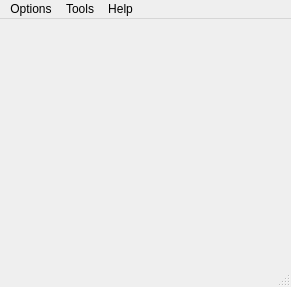
<?xml version="1.0" encoding="UTF-8"?>
<ui version="4.0">
 <class>MainWindow</class>
 <widget class="QMainWindow" name="MainWindow">
  <property name="geometry">
   <rect>
    <x>0</x>
    <y>0</y>
    <width>291</width>
    <height>287</height>
   </rect>
  </property>
  <property name="windowTitle">
   <string>MainWindow</string>
  </property>
  <widget class="QWidget" name="centralwidget"/>
  <widget class="QMenuBar" name="menubar">
   <property name="geometry">
    <rect>
     <x>0</x>
     <y>0</y>
     <width>291</width>
     <height>21</height>
    </rect>
   </property>
   <widget class="QMenu" name="menuOptions">
    <property name="title">
     <string>Options</string>
    </property>
    <widget class="QMenu" name="menuCutting_settings">
     <property name="title">
      <string>Cutting settings</string>
     </property>
     <addaction name="actionOxyfuel"/>
     <addaction name="actionPlasma"/>
    </widget>
    <addaction name="actionSettings"/>
    <addaction name="menuCutting_settings"/>
    <addaction name="separator"/>
    <addaction name="actionClose"/>
   </widget>
   <widget class="QMenu" name="menuTools">
    <property name="title">
     <string>Tools</string>
    </property>
    <widget class="QMenu" name="menuRectangles">
     <property name="title">
      <string>Rectangles</string>
     </property>
     <addaction name="actionRectangle"/>
     <addaction name="actionRectangle_with_center_hole"/>
     <addaction name="actionRectangle_with_chanfer_corners"/>
    </widget>
    <widget class="QMenu" name="menuCircles">
     <property name="title">
      <string>Circles</string>
     </property>
     <addaction name="actionDonut"/>
     <addaction name="actionCircle"/>
    </widget>
    <widget class="QMenu" name="menuTriangles">
     <property name="title">
      <string>Triangles</string>
     </property>
     <addaction name="actionRight_triangle"/>
     <addaction name="actionTriangle_with_ends_cut"/>
    </widget>
    <addaction name="menuRectangles"/>
    <addaction name="menuCircles"/>
    <addaction name="menuTriangles"/>
   </widget>
   <widget class="QMenu" name="menuHelp">
    <property name="title">
     <string>Help</string>
    </property>
    <addaction name="actionAbout"/>
   </widget>
   <addaction name="menuOptions"/>
   <addaction name="menuTools"/>
   <addaction name="menuHelp"/>
  </widget>
  <widget class="QStatusBar" name="statusbar"/>
  <action name="actionSettings">
   <property name="text">
    <string>Settings</string>
   </property>
   <property name="shortcut">
    <string>Alt+S</string>
   </property>
  </action>
  <action name="actionClose">
   <property name="text">
    <string>Close</string>
   </property>
   <property name="shortcut">
    <string>Alt+C</string>
   </property>
  </action>
  <action name="actionOxyfuel">
   <property name="text">
    <string>Oxyfuel</string>
   </property>
  </action>
  <action name="actionPlasma">
   <property name="text">
    <string>Plasma</string>
   </property>
  </action>
  <action name="actionRectangle">
   <property name="text">
    <string>Rectangle</string>
   </property>
  </action>
  <action name="actionRectangle_with_center_hole">
   <property name="text">
    <string>Rectangle with center hole</string>
   </property>
  </action>
  <action name="actionRectangle_with_chanfer_corners">
   <property name="text">
    <string>Rectangle with chanfer corners</string>
   </property>
  </action>
  <action name="actionDonut">
   <property name="text">
    <string>Donut</string>
   </property>
  </action>
  <action name="actionCircle">
   <property name="text">
    <string>Circle</string>
   </property>
  </action>
  <action name="actionRight_triangle">
   <property name="text">
    <string>Right triangle</string>
   </property>
  </action>
  <action name="actionTriangle_with_ends_cut">
   <property name="text">
    <string>Triangle with ends cut</string>
   </property>
  </action>
  <action name="actionAbout">
   <property name="text">
    <string>About</string>
   </property>
  </action>
 </widget>
 <resources/>
 <connections/>
</ui>
